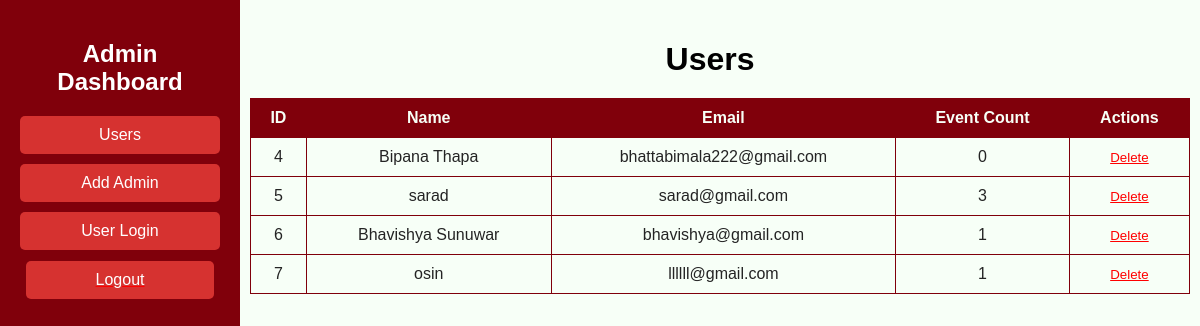
Page /admin.php (signed in) on the committed database.
### tables this page shows
CREATE TABLE `users` (
  `id` int(11) NOT NULL,
  `name` varchar(255) NOT NULL,
  `username` varchar(255) NOT NULL,
  `email` varchar(255) NOT NULL,
  `password` varchar(50) NOT NULL,
  `number` int(50) NOT NULL
);

### admin.php (the view, shortened to what this page needs)
<?php
include 'connection.php';
$sql = "SELECT users.*, (SELECT COUNT(*) FROM events WHERE events.user_id = users.id) AS event_count FROM users ORDER BY id";
$users = $conn->query($sql);
?>
<!DOCTYPE html>
<html lang="en">
<head>
    <link rel="stylesheet" href="admin.css">
</head>
<body>
    <div class="sidebar">
        <h2>Admin Dashboard</h2>
        <ul>
            <li><a href="admin.php">Users</a></li>
            <li><a href="admin.php?action=add_admin">Add Admin</a></li>
            <li><a href="login.php">User Login</a><li>
            <form method="post" action="" style="display:inline;">
                <li><button class='submit-button' type="submit" name="logout"><a>Logout</a></button></li>
            </form>
        </ul>
    </div>
    <div class="content">
        <?php if (isset($_GET['action']) && $_GET['action'] === 'add_admin') { ?>
            <div class="modal" id="addAdminModal">
        <div class="modal-content">
            <h1>Add Admin</h1>
            <form method="post" action="">
                <input type="text" name="admin_name" placeholder="Admin Name" required>
                <input type="text" name="admin_username" placeholder="Admin Username" required>
                <input type="email" name="admin_email" placeholder="Admin Email" required>
                <input type="password" name="admin_password" placeholder="Admin Password" required>
                <button type="submit" name="add_admin">Add Admin</button>
            </form>
        </div>
    </div>
        <?php } else { ?>
            <h1>Users</h1>
            <table>
    <thead>
        <tr>
            <th>ID</th>
            <th>Name</th>
            <th>Email</th>
            <th>Event Count</th>
            <th>Actions</th>
        </tr>
    </thead>
    <tbody>
        <?php while ($user = $users->fetch_assoc()) { ?>
            <tr>
                <td><?php echo $user['id']; ?></td>
                <td><?php echo htmlspecialchars($user['name']); ?></td>
                <td><?php echo htmlspecialchars($user['email']); ?></td>
                <td><?php echo $user['event_count']; ?></td>
                <td>
                    <form method="post" action="" style="display:inline;">
                        <button type="submit" name="delete_user" onclick="return confirm('Are you sure you want to delete?');" style="background:none; border:none; color:red; text-decoration:underline; cursor:pointer;">Delete</button>
                    </form>
                </td>
            </tr>
        <?php } ?>
    </tbody>
</table>
        <?php } ?>
    </div>
</body>
</html>

### admin.css (style rules this page uses)
body { font-family: Arial, sans-serif; margin: 0; padding: 0; background-color: #f7fff7; color: black; }
.sidebar { background-color: #80000b; width: 200px; height: 100vh; position: fixed; top: 0; left: 0; padding: 20px; }
.sidebar h2 { color: white; text-align: center; margin-bottom: 20px; }
.sidebar ul { list-style: none; padding: 0; }
.sidebar ul li { margin: 10px 0; }
.sidebar ul li a { color: white; text-decoration: none; font-size: 16px; display: block; padding: 10px; background-color: #D63230; border-radius: 5px; text-align: center; transition: background 0.3s ease; }
.content { margin-left: 220px; padding: 20px; }
.submit-button { min-width: 100%; }
h1 { text-align: center; margin-bottom: 20px; }
table { width: 100%; border-collapse: collapse; background-color: #f7fff7; color: #242424; margin-left: 10px; }
table th, table td { padding: 10px; text-align: center; border: 1px solid #80000b; }
table th { background-color: #80000b; color: #f7fff7; }
a { color: #FF6347; text-decoration: none; transition: color 0.3s ease; }
form button { background-color: transparent; color: red; border: none; text-decoration: underline; cursor: pointer; }

### rows in the picture
users: id "4", name "Bipana Thapa", email "bhattabimala222@gmail.com", event_count "0"
users: id "5", name "sarad", email "sarad@gmail.com", event_count "3"
users: id "6", name "Bhavishya Sunuwar", email "bhavishya@gmail.com", event_count "1"
users: id "7", name "osin", email "llllll@gmail.com", event_count "1"
